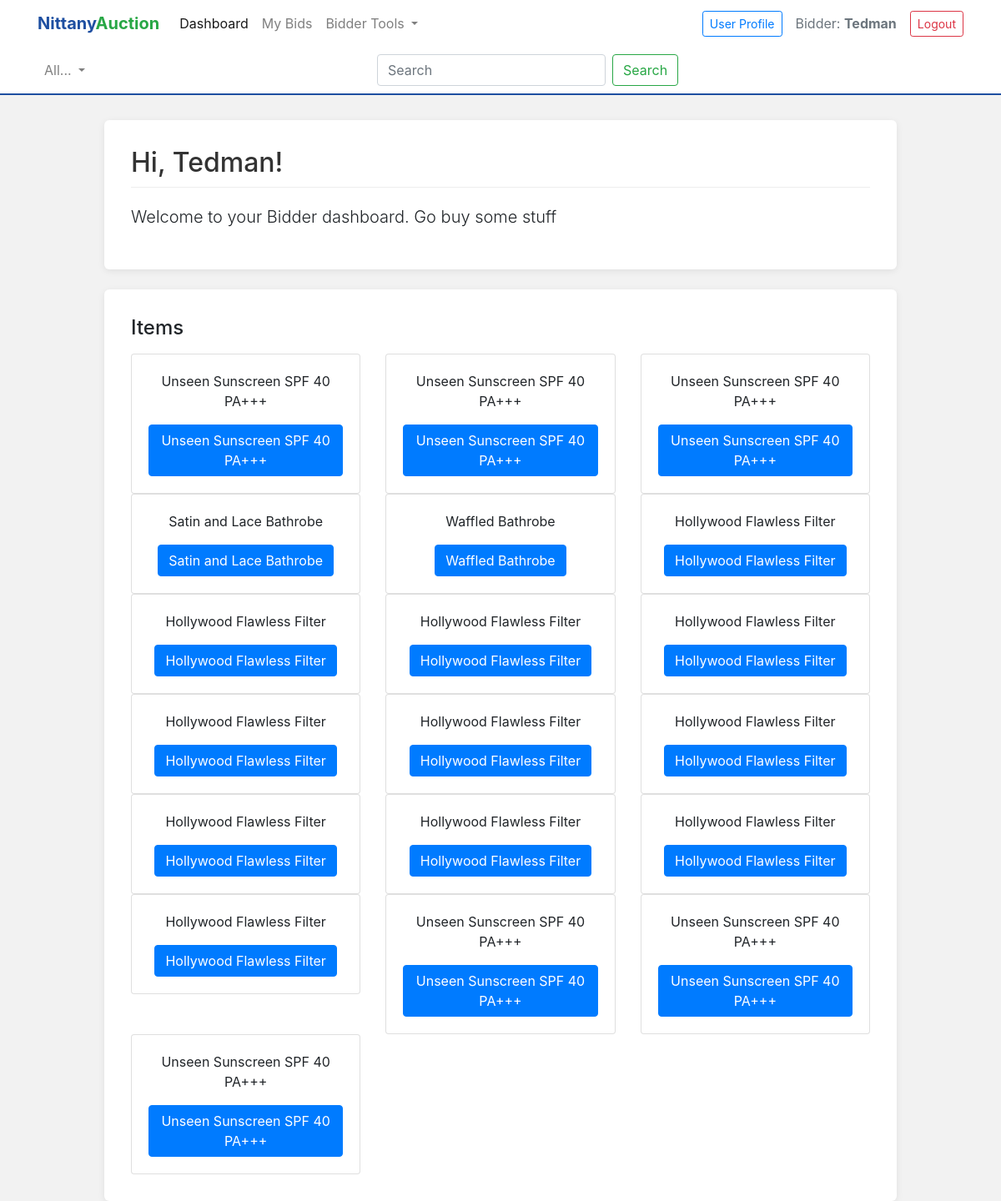
Page /bidder?category=Face (signed in) on the earlier database version.
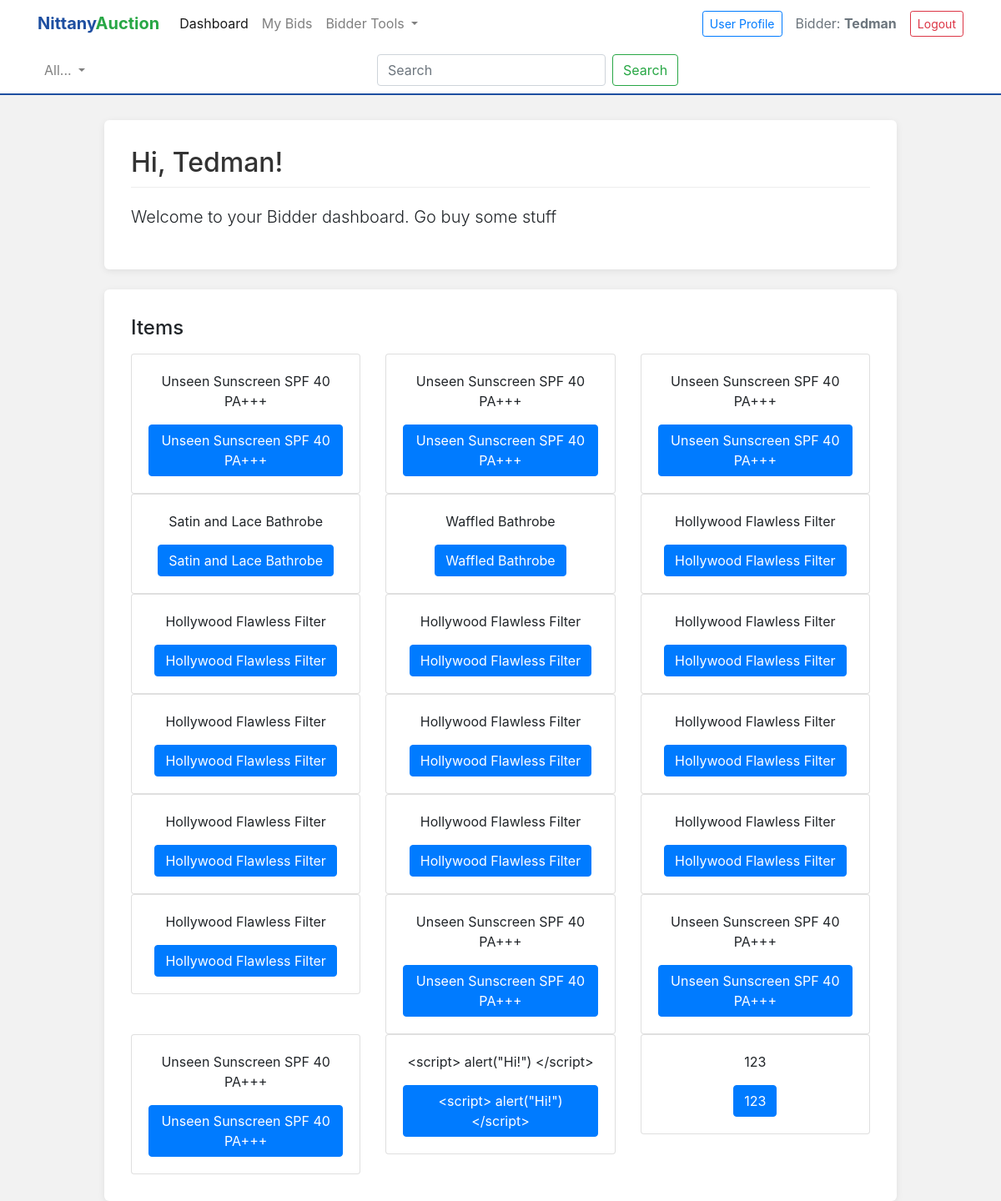
Same page on the later database version.
### tables this page shows
CREATE TABLE "Auction_Listings"
(
    Seller_Email        text,
    Listing_ID          integer,
    Category            text,
    Auction_Title       text,
    Product_Name        text,
    Product_Description text,
    Quantity            integer,
    Reserve_Price       real,
    Max_bids            integer,
    Status              integer,
    PRIMARY KEY (Seller_Email, Listing_ID)
);

### app.py (the view)
@app.route('/bidder', methods=['GET'])
def bidder():
    user_email = session.get('email')
    if not user_email:
        return redirect(url_for('authenticate'))
    connection = get_connection()
    cursor = connection.cursor()
    cursor.execute('SELECT first_name FROM Bidders WHERE email = ?', (user_email,))
    result = cursor.fetchone()
    connection.close()
    if result:
        fname = result[0]
    else:
        fname = "Bidder"
    cate = get_category_tree()
    category = request.args.get('category')
    if category:
        items = get_items(category)
    else:
        items = get_all_items()
    return render_template('bidder.html', first_name=fname, categories=cate, items=items)

### app.py (called while the page is built)
def get_connection():
    conn = sql.connect(DB_NAME)
    return conn

def get_items(category_name):
    connection = get_connection()
    cursor = connection.cursor()
    items = cursor.execute('SELECT Auction_Title FROM Auction_Listings WHERE Category = ?', (category_name,))
    data = items.fetchall()
    connection.close()
    return data

def get_category_tree():
    connection = get_connection()
    cursor = connection.cursor()
    cursor.execute('SELECT category_name, parent_category FROM Categories')
    rows = cursor.fetchall()
    connection.close()
    tree = {}
    for name, parent in rows:
        tree[name] = {'name': name, 'children': []}
    roots = []
    for name, parent in rows:
        if parent == 'Root' or parent is None:
            roots.append(tree[name])
        elif parent in tree:
            tree[parent]['children'].append(tree[name])
    return sorted(roots, key=lambda x: x['name'])

### templates/bidder.html (shortened to what this page needs)
<!DOCTYPE html>
<html lang="en">
<head>
    <link rel="stylesheet"
          href="https://stackpath.bootstrapcdn.com/bootstrap/4.4.1/css/bootstrap.min.css"
>
</head>
<body>
<nav class="navbar navbar-expand-lg navbar-light">
    <div class="container">
        <a class="navbar-brand brand-text" href="/bidder">
            <span class="nittany">Nittany</span><span class="auction">Auction</span>
        </a>
        <div class="collapse navbar-collapse" id="sellerNavbar">
            <ul class="navbar-nav mr-auto">
                <li class="nav-item active">
                    <a class="nav-link" href="/bidder">Dashboard</a>
                </li>
                <li class="nav-item">
                    <a class="nav-link" href="/my-bids">My Bids</a>
                </li>
                <li class="nav-item dropdown">
                <a class="nav-link dropdown-toggle" href="#" id="exampleDropdown"
                   role="button" data-toggle="dropdown" aria-haspopup="true" aria-expanded="false">
                    Bidder Tools
                </a>
                </li>
            </ul>
            <ul class="navbar-nav ml-auto align-items-center">
                <li class="nav-item mr-2">
                    <a class="btn btn-sm btn-outline-primary" href="/profile">
                        User Profile
                    </a>
                </li>
                <li class="nav-item">
                    <span class="nav-link text-muted mb-0">Bidder: <strong>{{ first_name }}</strong></span>
                </li>
                <li class="nav-item">
                    <a class="btn btn-sm btn-outline-danger ml-2" href="/logout">Logout</a>
                </li>
            </ul>
        </div>
    </div>
</nav>
<nav class="navbar navbar-expand-lg navbar-light bottom-navbar">
    <div class="container">
        <div class="collapse navbar-collapse" id="searchNavbar">
            <ul class="navbar-nav mr-auto">
                <li class="nav-item dropdown">
                    <a class="nav-link dropdown-toggle" href="#" id="categoryDropdown"
                       role="button" data-toggle="dropdown" aria-haspopup="true" aria-expanded="false">
                        All...
                    </a>
                </li>
            </ul>
            <form class="form-inline mr-auto" action="/bidder" method="GET">
                <input class="form-control mr-sm-2" type="search" name="search" placeholder="Search" aria-label="Search">
                <button class="btn btn-outline-success my-2 my-sm-0" type="submit">Search</button>
            </form>
        </div>
    </div>
</nav>
<div class="container">
    <div class="row justify-content-center">
        <div class="col-md-10 dashboard-card">
            <h2 class="welcome-header">Hi, {{ first_name }}!</h2>
            <p class="lead">Welcome to your Bidder dashboard. Go buy some stuff</p>
        </div>
    </div>
</div>
<div class="container mt-4">
    <div class="row justify-content-center">
        <div class="col-md-10 dashboard-card">
            <h4 class="mb-3">Items</h4>
            <div class="row">
                {% for i in items %}
                <div class="col-md-4">
                    <div class="card">
                        <div class="card-body text-center">
                            <p class="card-text">{{ i[0] }}</p>
                            <form action="/item-details" method="GET">
                                <button type="submit" class="btn btn-primary">
                                    {{ i[0] }}
                                </button>
                            </form>
                        </div>
                    </div>
                </div>
                {% endfor %}
            </div>
        </div>
    </div>
</div>
</body>
</html>

Differences in the rows shown:
added Auction_Listings: Auction_Title "<script> alert(\"Hi!\") </script>"
added Auction_Listings: Auction_Title "123"
